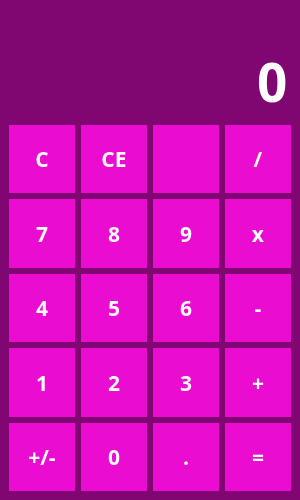
<?xml version="1.0" encoding="UTF-8"?>
<ui version="4.0">
 <class>MainWindow</class>
 <widget class="QMainWindow" name="MainWindow">
  <property name="geometry">
   <rect>
    <x>0</x>
    <y>0</y>
    <width>300</width>
    <height>500</height>
   </rect>
  </property>
  <property name="minimumSize">
   <size>
    <width>300</width>
    <height>500</height>
   </size>
  </property>
  <property name="windowTitle">
   <string>Calculator</string>
  </property>
  <property name="windowIcon">
   <iconset resource="files.qrc">
    <normaloff>:/icons/calculator.png</normaloff>:/icons/calculator.png</iconset>
  </property>
  <property name="styleSheet">
   <string notr="true">QWidget{
	color: white;
	background-color: #800671;
	font-family: Rubik;
	font-size: 16pt;
	font-weight: 600;
}

QPushButton{
	background-color: #eb0cd1;
	border: none;
}

QPushButton:hover{
	background-color: #f54ce1
}

QPushButton:pressed{
	background-color: #fff;
}</string>
  </property>
  <widget class="QWidget" name="centralwidget">
   <layout class="QVBoxLayout" name="verticalLayout">
    <item>
     <widget class="QLabel" name="lbl_temp">
      <property name="sizePolicy">
       <sizepolicy hsizetype="Preferred" vsizetype="Maximum">
        <horstretch>0</horstretch>
        <verstretch>0</verstretch>
       </sizepolicy>
      </property>
      <property name="styleSheet">
       <string notr="true">color: #f54ce1</string>
      </property>
      <property name="text">
       <string/>
      </property>
      <property name="alignment">
       <set>Qt::AlignRight|Qt::AlignTrailing|Qt::AlignVCenter</set>
      </property>
     </widget>
    </item>
    <item>
     <widget class="QLineEdit" name="le_entry">
      <property name="sizePolicy">
       <sizepolicy hsizetype="Expanding" vsizetype="Maximum">
        <horstretch>0</horstretch>
        <verstretch>0</verstretch>
       </sizepolicy>
      </property>
      <property name="styleSheet">
       <string notr="true">font-size: 40pt;
border: none;</string>
      </property>
      <property name="text">
       <string>0</string>
      </property>
      <property name="maxLength">
       <number>10</number>
      </property>
      <property name="alignment">
       <set>Qt::AlignRight|Qt::AlignTrailing|Qt::AlignVCenter</set>
      </property>
      <property name="readOnly">
       <bool>true</bool>
      </property>
     </widget>
    </item>
    <item>
     <layout class="QGridLayout" name="layout_buttons">
      <item row="1" column="0">
       <widget class="QPushButton" name="btn_7">
        <property name="sizePolicy">
         <sizepolicy hsizetype="Minimum" vsizetype="Expanding">
          <horstretch>0</horstretch>
          <verstretch>0</verstretch>
         </sizepolicy>
        </property>
        <property name="cursor">
         <cursorShape>PointingHandCursor</cursorShape>
        </property>
        <property name="text">
         <string>7</string>
        </property>
        <property name="shortcut">
         <string>7</string>
        </property>
       </widget>
      </item>
      <item row="0" column="0">
       <widget class="QPushButton" name="btn_clear">
        <property name="sizePolicy">
         <sizepolicy hsizetype="Minimum" vsizetype="Expanding">
          <horstretch>0</horstretch>
          <verstretch>0</verstretch>
         </sizepolicy>
        </property>
        <property name="cursor">
         <cursorShape>PointingHandCursor</cursorShape>
        </property>
        <property name="text">
         <string>C</string>
        </property>
       </widget>
      </item>
      <item row="4" column="2">
       <widget class="QPushButton" name="btn_point">
        <property name="sizePolicy">
         <sizepolicy hsizetype="Minimum" vsizetype="Expanding">
          <horstretch>0</horstretch>
          <verstretch>0</verstretch>
         </sizepolicy>
        </property>
        <property name="cursor">
         <cursorShape>PointingHandCursor</cursorShape>
        </property>
        <property name="text">
         <string>.</string>
        </property>
        <property name="shortcut">
         <string>.</string>
        </property>
       </widget>
      </item>
      <item row="4" column="3">
       <widget class="QPushButton" name="btn_calc">
        <property name="sizePolicy">
         <sizepolicy hsizetype="Minimum" vsizetype="Expanding">
          <horstretch>0</horstretch>
          <verstretch>0</verstretch>
         </sizepolicy>
        </property>
        <property name="cursor">
         <cursorShape>PointingHandCursor</cursorShape>
        </property>
        <property name="text">
         <string>=</string>
        </property>
        <property name="shortcut">
         <string>=</string>
        </property>
       </widget>
      </item>
      <item row="2" column="0">
       <widget class="QPushButton" name="btn_4">
        <property name="sizePolicy">
         <sizepolicy hsizetype="Minimum" vsizetype="Expanding">
          <horstretch>0</horstretch>
          <verstretch>0</verstretch>
         </sizepolicy>
        </property>
        <property name="cursor">
         <cursorShape>PointingHandCursor</cursorShape>
        </property>
        <property name="text">
         <string>4</string>
        </property>
        <property name="shortcut">
         <string>4</string>
        </property>
       </widget>
      </item>
      <item row="1" column="1">
       <widget class="QPushButton" name="btn_8">
        <property name="sizePolicy">
         <sizepolicy hsizetype="Minimum" vsizetype="Expanding">
          <horstretch>0</horstretch>
          <verstretch>0</verstretch>
         </sizepolicy>
        </property>
        <property name="cursor">
         <cursorShape>PointingHandCursor</cursorShape>
        </property>
        <property name="text">
         <string>8</string>
        </property>
        <property name="shortcut">
         <string>8</string>
        </property>
       </widget>
      </item>
      <item row="0" column="1">
       <widget class="QPushButton" name="btn_ce">
        <property name="sizePolicy">
         <sizepolicy hsizetype="Minimum" vsizetype="Expanding">
          <horstretch>0</horstretch>
          <verstretch>0</verstretch>
         </sizepolicy>
        </property>
        <property name="cursor">
         <cursorShape>PointingHandCursor</cursorShape>
        </property>
        <property name="text">
         <string>CE</string>
        </property>
        <property name="shortcut">
         <string>Del</string>
        </property>
       </widget>
      </item>
      <item row="2" column="1">
       <widget class="QPushButton" name="btn_5">
        <property name="sizePolicy">
         <sizepolicy hsizetype="Minimum" vsizetype="Expanding">
          <horstretch>0</horstretch>
          <verstretch>0</verstretch>
         </sizepolicy>
        </property>
        <property name="cursor">
         <cursorShape>PointingHandCursor</cursorShape>
        </property>
        <property name="text">
         <string>5</string>
        </property>
        <property name="shortcut">
         <string>5</string>
        </property>
       </widget>
      </item>
      <item row="1" column="2">
       <widget class="QPushButton" name="btn_9">
        <property name="sizePolicy">
         <sizepolicy hsizetype="Minimum" vsizetype="Expanding">
          <horstretch>0</horstretch>
          <verstretch>0</verstretch>
         </sizepolicy>
        </property>
        <property name="cursor">
         <cursorShape>PointingHandCursor</cursorShape>
        </property>
        <property name="text">
         <string>9</string>
        </property>
        <property name="shortcut">
         <string>9</string>
        </property>
       </widget>
      </item>
      <item row="0" column="3">
       <widget class="QPushButton" name="btn_div">
        <property name="sizePolicy">
         <sizepolicy hsizetype="Minimum" vsizetype="Expanding">
          <horstretch>0</horstretch>
          <verstretch>0</verstretch>
         </sizepolicy>
        </property>
        <property name="cursor">
         <cursorShape>PointingHandCursor</cursorShape>
        </property>
        <property name="text">
         <string>/</string>
        </property>
        <property name="shortcut">
         <string>/</string>
        </property>
       </widget>
      </item>
      <item row="2" column="3">
       <widget class="QPushButton" name="btn_sub">
        <property name="sizePolicy">
         <sizepolicy hsizetype="Minimum" vsizetype="Expanding">
          <horstretch>0</horstretch>
          <verstretch>0</verstretch>
         </sizepolicy>
        </property>
        <property name="cursor">
         <cursorShape>PointingHandCursor</cursorShape>
        </property>
        <property name="text">
         <string>-</string>
        </property>
        <property name="shortcut">
         <string>-</string>
        </property>
       </widget>
      </item>
      <item row="1" column="3">
       <widget class="QPushButton" name="btn_mul">
        <property name="sizePolicy">
         <sizepolicy hsizetype="Minimum" vsizetype="Expanding">
          <horstretch>0</horstretch>
          <verstretch>0</verstretch>
         </sizepolicy>
        </property>
        <property name="cursor">
         <cursorShape>PointingHandCursor</cursorShape>
        </property>
        <property name="text">
         <string>x</string>
        </property>
        <property name="shortcut">
         <string>*</string>
        </property>
       </widget>
      </item>
      <item row="2" column="2">
       <widget class="QPushButton" name="btn_6">
        <property name="sizePolicy">
         <sizepolicy hsizetype="Minimum" vsizetype="Expanding">
          <horstretch>0</horstretch>
          <verstretch>0</verstretch>
         </sizepolicy>
        </property>
        <property name="cursor">
         <cursorShape>PointingHandCursor</cursorShape>
        </property>
        <property name="text">
         <string>6</string>
        </property>
        <property name="shortcut">
         <string>6</string>
        </property>
       </widget>
      </item>
      <item row="3" column="1">
       <widget class="QPushButton" name="btn_2">
        <property name="sizePolicy">
         <sizepolicy hsizetype="Minimum" vsizetype="Expanding">
          <horstretch>0</horstretch>
          <verstretch>0</verstretch>
         </sizepolicy>
        </property>
        <property name="cursor">
         <cursorShape>PointingHandCursor</cursorShape>
        </property>
        <property name="text">
         <string>2</string>
        </property>
        <property name="shortcut">
         <string>2</string>
        </property>
       </widget>
      </item>
      <item row="3" column="0">
       <widget class="QPushButton" name="btn_1">
        <property name="sizePolicy">
         <sizepolicy hsizetype="Minimum" vsizetype="Expanding">
          <horstretch>0</horstretch>
          <verstretch>0</verstretch>
         </sizepolicy>
        </property>
        <property name="cursor">
         <cursorShape>PointingHandCursor</cursorShape>
        </property>
        <property name="text">
         <string>1</string>
        </property>
        <property name="shortcut">
         <string>1</string>
        </property>
       </widget>
      </item>
      <item row="4" column="0">
       <widget class="QPushButton" name="btn_neg">
        <property name="sizePolicy">
         <sizepolicy hsizetype="Minimum" vsizetype="Expanding">
          <horstretch>0</horstretch>
          <verstretch>0</verstretch>
         </sizepolicy>
        </property>
        <property name="cursor">
         <cursorShape>PointingHandCursor</cursorShape>
        </property>
        <property name="text">
         <string>+/-</string>
        </property>
       </widget>
      </item>
      <item row="4" column="1">
       <widget class="QPushButton" name="btn_0">
        <property name="sizePolicy">
         <sizepolicy hsizetype="Minimum" vsizetype="Expanding">
          <horstretch>0</horstretch>
          <verstretch>0</verstretch>
         </sizepolicy>
        </property>
        <property name="cursor">
         <cursorShape>PointingHandCursor</cursorShape>
        </property>
        <property name="text">
         <string>0</string>
        </property>
        <property name="shortcut">
         <string>0</string>
        </property>
       </widget>
      </item>
      <item row="3" column="2">
       <widget class="QPushButton" name="btn_3">
        <property name="sizePolicy">
         <sizepolicy hsizetype="Minimum" vsizetype="Expanding">
          <horstretch>0</horstretch>
          <verstretch>0</verstretch>
         </sizepolicy>
        </property>
        <property name="cursor">
         <cursorShape>PointingHandCursor</cursorShape>
        </property>
        <property name="text">
         <string>3</string>
        </property>
        <property name="shortcut">
         <string>3</string>
        </property>
       </widget>
      </item>
      <item row="3" column="3">
       <widget class="QPushButton" name="btn_add">
        <property name="sizePolicy">
         <sizepolicy hsizetype="Minimum" vsizetype="Expanding">
          <horstretch>0</horstretch>
          <verstretch>0</verstretch>
         </sizepolicy>
        </property>
        <property name="cursor">
         <cursorShape>PointingHandCursor</cursorShape>
        </property>
        <property name="text">
         <string>+</string>
        </property>
        <property name="shortcut">
         <string>+</string>
        </property>
       </widget>
      </item>
      <item row="0" column="2">
       <widget class="QPushButton" name="btn_backspace">
        <property name="sizePolicy">
         <sizepolicy hsizetype="Minimum" vsizetype="Expanding">
          <horstretch>0</horstretch>
          <verstretch>0</verstretch>
         </sizepolicy>
        </property>
        <property name="cursor">
         <cursorShape>PointingHandCursor</cursorShape>
        </property>
        <property name="text">
         <string/>
        </property>
        <property name="icon">
         <iconset resource="files.qrc">
          <normaloff>:/icons/baseline_backspace_white_24dp.png</normaloff>:/icons/baseline_backspace_white_24dp.png</iconset>
        </property>
        <property name="iconSize">
         <size>
          <width>24</width>
          <height>24</height>
         </size>
        </property>
        <property name="shortcut">
         <string>Backspace</string>
        </property>
       </widget>
      </item>
     </layout>
    </item>
   </layout>
  </widget>
 </widget>
 <resources>
  <include location="files.qrc"/>
 </resources>
 <connections/>
</ui>
